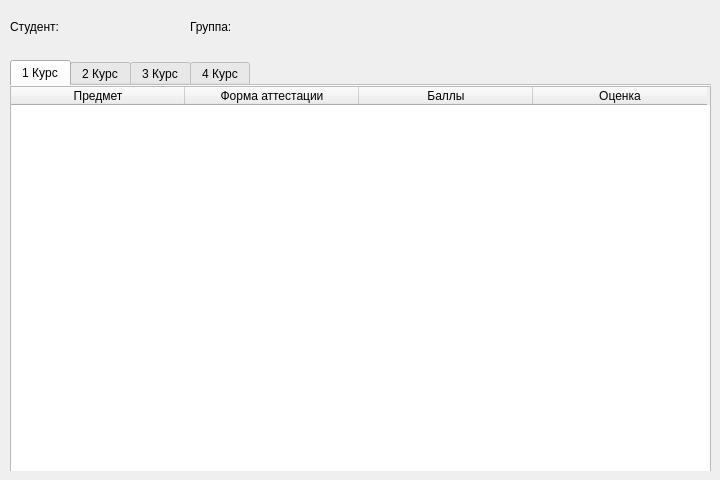
<?xml version="1.0" encoding="UTF-8"?>
<ui version="4.0">
 <class>MainWindow</class>
 <widget class="QMainWindow" name="MainWindow">
  <property name="geometry">
   <rect>
    <x>0</x>
    <y>0</y>
    <width>720</width>
    <height>480</height>
   </rect>
  </property>
  <property name="windowTitle">
   <string>Главная</string>
  </property>
  <widget class="QWidget" name="centralwidget">
   <widget class="QTabWidget" name="tab_curs">
    <property name="geometry">
     <rect>
      <x>10</x>
      <y>60</y>
      <width>701</width>
      <height>411</height>
     </rect>
    </property>
    <property name="currentIndex">
     <number>0</number>
    </property>
    <property name="documentMode">
     <bool>true</bool>
    </property>
    <property name="tabsClosable">
     <bool>false</bool>
    </property>
    <property name="movable">
     <bool>false</bool>
    </property>
    <widget class="QWidget" name="curs1">
     <property name="sizePolicy">
      <sizepolicy hsizetype="Preferred" vsizetype="Preferred">
       <horstretch>0</horstretch>
       <verstretch>0</verstretch>
      </sizepolicy>
     </property>
     <attribute name="title">
      <string>1 Курс</string>
     </attribute>
     <widget class="QTableWidget" name="table_tabel1">
      <property name="geometry">
       <rect>
        <x>0</x>
        <y>0</y>
        <width>701</width>
        <height>391</height>
       </rect>
      </property>
      <property name="tabletTracking">
       <bool>false</bool>
      </property>
      <attribute name="horizontalHeaderVisible">
       <bool>true</bool>
      </attribute>
      <attribute name="horizontalHeaderCascadingSectionResizes">
       <bool>false</bool>
      </attribute>
      <attribute name="horizontalHeaderDefaultSectionSize">
       <number>174</number>
      </attribute>
      <attribute name="horizontalHeaderHighlightSections">
       <bool>false</bool>
      </attribute>
      <attribute name="horizontalHeaderMinimumSectionSize">
       <number>100</number>
      </attribute>
      <attribute name="horizontalHeaderShowSortIndicator" stdset="0">
       <bool>false</bool>
      </attribute>
      <attribute name="horizontalHeaderStretchLastSection">
       <bool>false</bool>
      </attribute>
      <attribute name="verticalHeaderVisible">
       <bool>true</bool>
      </attribute>
      <attribute name="verticalHeaderCascadingSectionResizes">
       <bool>false</bool>
      </attribute>
      <attribute name="verticalHeaderHighlightSections">
       <bool>true</bool>
      </attribute>
      <column>
       <property name="text">
        <string>Предмет</string>
       </property>
      </column>
      <column>
       <property name="text">
        <string>Форма аттестации</string>
       </property>
      </column>
      <column>
       <property name="text">
        <string>Баллы</string>
       </property>
      </column>
      <column>
       <property name="text">
        <string>Оценка</string>
       </property>
      </column>
     </widget>
    </widget>
    <widget class="QWidget" name="curs2">
     <attribute name="title">
      <string>2 Курс</string>
     </attribute>
     <widget class="QTableWidget" name="table_tabel2">
      <property name="geometry">
       <rect>
        <x>0</x>
        <y>0</y>
        <width>701</width>
        <height>391</height>
       </rect>
      </property>
      <property name="tabletTracking">
       <bool>false</bool>
      </property>
      <attribute name="horizontalHeaderVisible">
       <bool>false</bool>
      </attribute>
      <attribute name="horizontalHeaderCascadingSectionResizes">
       <bool>false</bool>
      </attribute>
      <attribute name="horizontalHeaderDefaultSectionSize">
       <number>174</number>
      </attribute>
      <attribute name="horizontalHeaderHighlightSections">
       <bool>false</bool>
      </attribute>
      <attribute name="horizontalHeaderMinimumSectionSize">
       <number>100</number>
      </attribute>
      <attribute name="horizontalHeaderShowSortIndicator" stdset="0">
       <bool>false</bool>
      </attribute>
      <attribute name="horizontalHeaderStretchLastSection">
       <bool>false</bool>
      </attribute>
      <attribute name="verticalHeaderVisible">
       <bool>false</bool>
      </attribute>
      <attribute name="verticalHeaderCascadingSectionResizes">
       <bool>false</bool>
      </attribute>
      <attribute name="verticalHeaderHighlightSections">
       <bool>true</bool>
      </attribute>
      <column>
       <property name="text">
        <string>Предмет</string>
       </property>
      </column>
      <column>
       <property name="text">
        <string>Форма аттестации</string>
       </property>
      </column>
      <column>
       <property name="text">
        <string>Баллы</string>
       </property>
      </column>
      <column>
       <property name="text">
        <string>Оценка</string>
       </property>
      </column>
     </widget>
    </widget>
    <widget class="QWidget" name="curs3">
     <attribute name="title">
      <string>3 Курс</string>
     </attribute>
     <widget class="QTableWidget" name="table_tabel3">
      <property name="geometry">
       <rect>
        <x>0</x>
        <y>0</y>
        <width>701</width>
        <height>391</height>
       </rect>
      </property>
      <property name="tabletTracking">
       <bool>false</bool>
      </property>
      <attribute name="horizontalHeaderVisible">
       <bool>false</bool>
      </attribute>
      <attribute name="horizontalHeaderCascadingSectionResizes">
       <bool>false</bool>
      </attribute>
      <attribute name="horizontalHeaderDefaultSectionSize">
       <number>174</number>
      </attribute>
      <attribute name="horizontalHeaderHighlightSections">
       <bool>false</bool>
      </attribute>
      <attribute name="horizontalHeaderMinimumSectionSize">
       <number>100</number>
      </attribute>
      <attribute name="horizontalHeaderShowSortIndicator" stdset="0">
       <bool>false</bool>
      </attribute>
      <attribute name="horizontalHeaderStretchLastSection">
       <bool>false</bool>
      </attribute>
      <attribute name="verticalHeaderVisible">
       <bool>false</bool>
      </attribute>
      <attribute name="verticalHeaderCascadingSectionResizes">
       <bool>false</bool>
      </attribute>
      <attribute name="verticalHeaderHighlightSections">
       <bool>true</bool>
      </attribute>
      <column>
       <property name="text">
        <string>Предмет</string>
       </property>
      </column>
      <column>
       <property name="text">
        <string>Форма аттестации</string>
       </property>
      </column>
      <column>
       <property name="text">
        <string>Баллы</string>
       </property>
      </column>
      <column>
       <property name="text">
        <string>Оценка</string>
       </property>
      </column>
     </widget>
    </widget>
    <widget class="QWidget" name="curs4">
     <attribute name="title">
      <string>4 Курс</string>
     </attribute>
     <widget class="QTableWidget" name="table_tabel4">
      <property name="geometry">
       <rect>
        <x>0</x>
        <y>0</y>
        <width>701</width>
        <height>391</height>
       </rect>
      </property>
      <property name="tabletTracking">
       <bool>false</bool>
      </property>
      <attribute name="horizontalHeaderVisible">
       <bool>false</bool>
      </attribute>
      <attribute name="horizontalHeaderCascadingSectionResizes">
       <bool>true</bool>
      </attribute>
      <attribute name="horizontalHeaderDefaultSectionSize">
       <number>174</number>
      </attribute>
      <attribute name="horizontalHeaderHighlightSections">
       <bool>false</bool>
      </attribute>
      <attribute name="horizontalHeaderMinimumSectionSize">
       <number>100</number>
      </attribute>
      <attribute name="horizontalHeaderShowSortIndicator" stdset="0">
       <bool>false</bool>
      </attribute>
      <attribute name="horizontalHeaderStretchLastSection">
       <bool>false</bool>
      </attribute>
      <attribute name="verticalHeaderVisible">
       <bool>false</bool>
      </attribute>
      <attribute name="verticalHeaderCascadingSectionResizes">
       <bool>false</bool>
      </attribute>
      <attribute name="verticalHeaderHighlightSections">
       <bool>true</bool>
      </attribute>
      <column>
       <property name="text">
        <string>Предмет</string>
       </property>
      </column>
      <column>
       <property name="text">
        <string>Форма аттестации</string>
       </property>
      </column>
      <column>
       <property name="text">
        <string>Баллы</string>
       </property>
      </column>
      <column>
       <property name="text">
        <string>Оценка</string>
       </property>
      </column>
     </widget>
    </widget>
   </widget>
   <widget class="QLabel" name="label_3">
    <property name="geometry">
     <rect>
      <x>10</x>
      <y>20</y>
      <width>60</width>
      <height>14</height>
     </rect>
    </property>
    <property name="text">
     <string>Студент:</string>
    </property>
   </widget>
   <widget class="QLabel" name="label_name">
    <property name="geometry">
     <rect>
      <x>60</x>
      <y>20</y>
      <width>111</width>
      <height>16</height>
     </rect>
    </property>
    <property name="text">
     <string/>
    </property>
   </widget>
   <widget class="QLabel" name="label_6">
    <property name="geometry">
     <rect>
      <x>190</x>
      <y>20</y>
      <width>60</width>
      <height>14</height>
     </rect>
    </property>
    <property name="text">
     <string>Группа:</string>
    </property>
   </widget>
   <widget class="QLabel" name="label_grup">
    <property name="geometry">
     <rect>
      <x>230</x>
      <y>20</y>
      <width>60</width>
      <height>14</height>
     </rect>
    </property>
    <property name="text">
     <string/>
    </property>
   </widget>
  </widget>
 </widget>
 <resources/>
 <connections/>
</ui>
